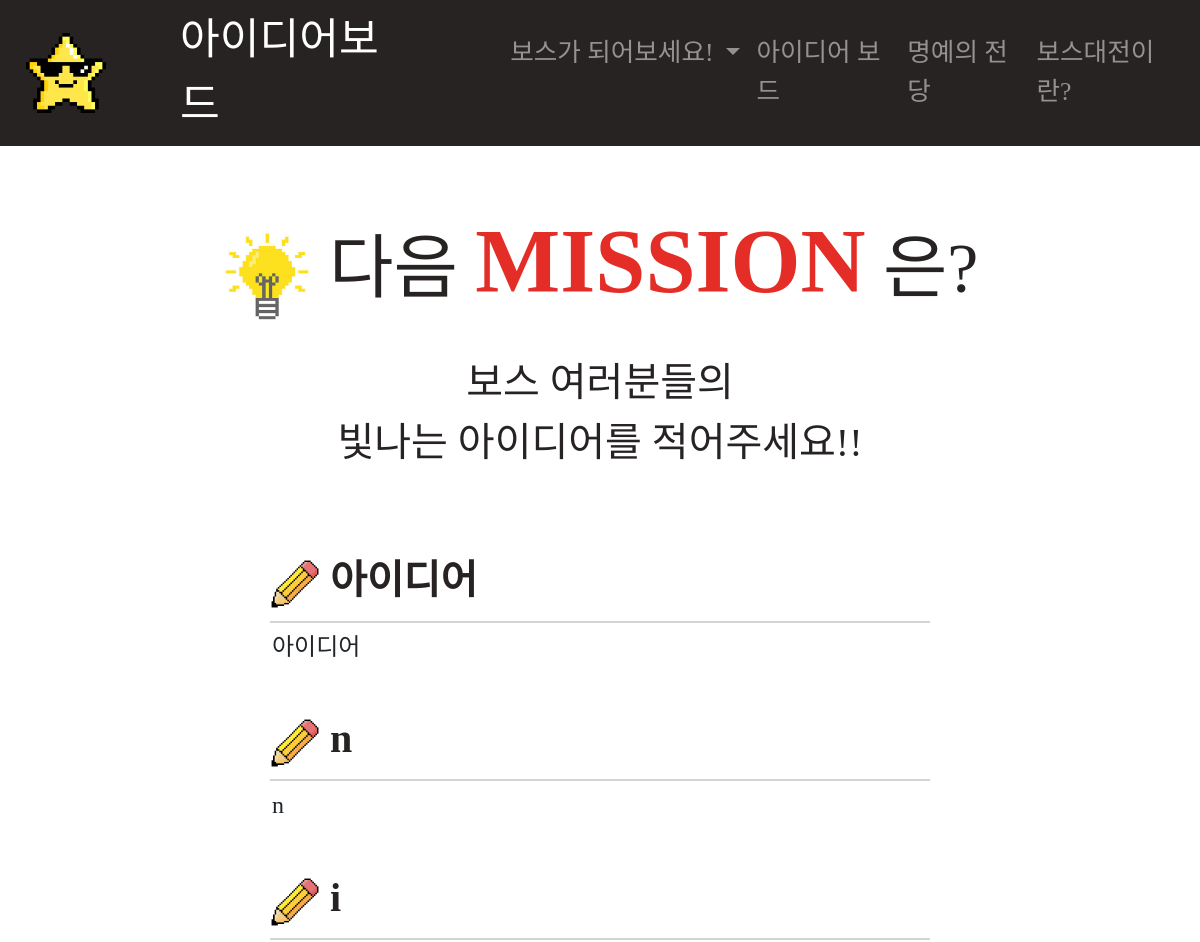
Before: /idea/ (upper part) with the older database file.
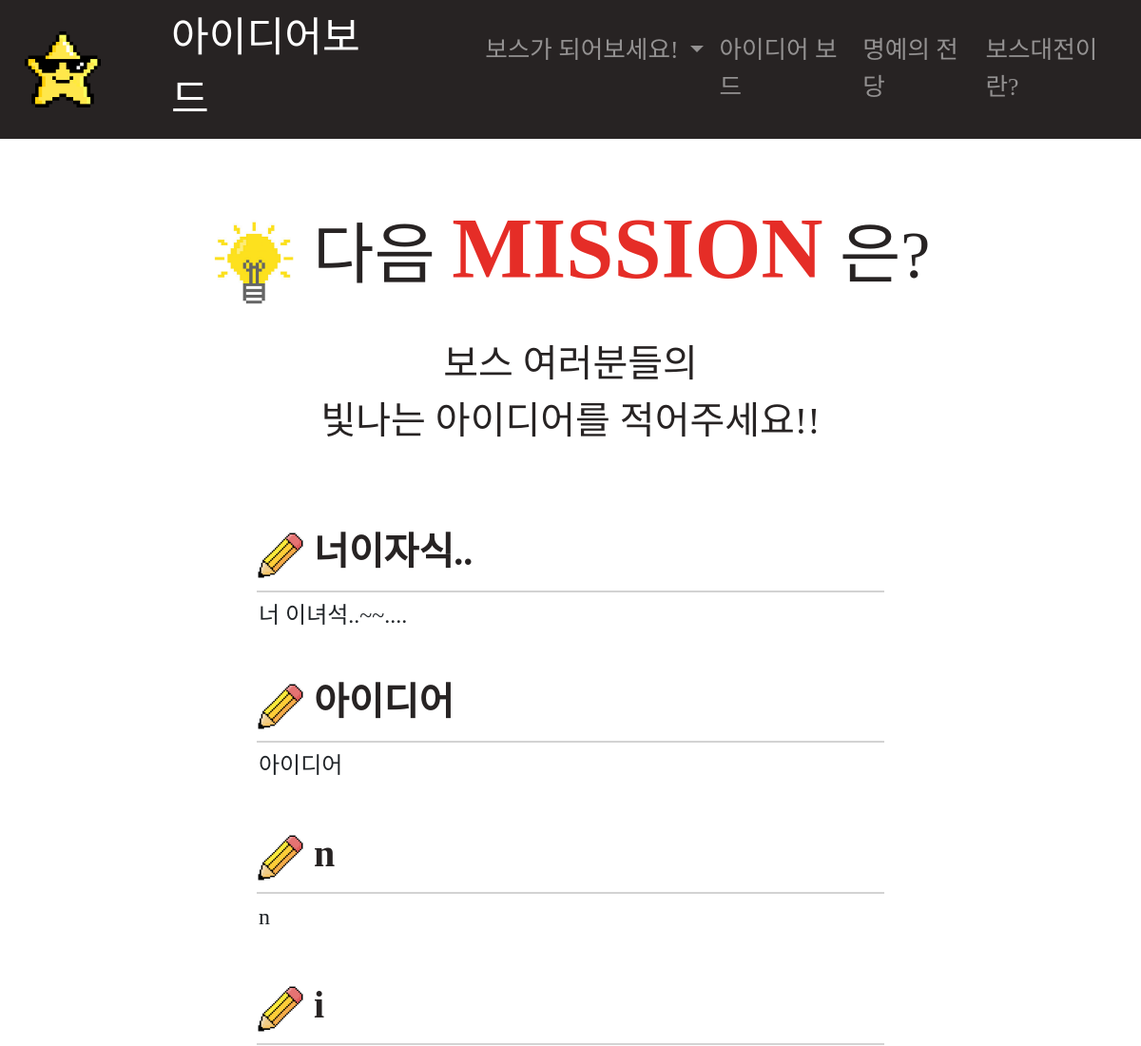
After: the same page with the newer database file.
### idea/models.py (models this page shows, shortened)
class Idea(models.Model):
    whoseidea =  models.ForeignKey(User, related_name='whoseidea', on_delete=models.CASCADE)
    title = models.CharField(max_length=200)
    content = models.TextField()
    created_at = models.DateTimeField(auto_now_add=True)

### idea/views.py (the view)
# urls.py: path('', idea.views.ideaboard, name='ideaboard'),
def ideaboard(request):
    ideas = Idea.objects.all().order_by('-id')
    return render(request,'idea/ideaboard.html',{'ideas':ideas})

### idea/templates/idea/ideaboard.html (shortened to what this page needs)
{% extends "base.html" %}
{% load staticfiles %}
{% block centername %}
아이디어보드
{% endblock centername %}
{% block head %}
    <link rel="stylesheet" type="text/css" href="{% static 'idea/idea_board.css' %}">
{% endblock head %}
{% block content %}
<div align="center">
    <br>
    <div class="title_3"><img src="{% static 'idea/img/light.png' %}" width=90px height=90px> 다음 <span class="title_1">MISSION</span> 은?</div>
    <br>
    <div class="content_1">보스 여러분들의<br>빛나는 아이디어를 적어주세요!!</div>
    <br>
    <br>
    {% for idea in ideas %}
    <div class="idea_container">
        <a href="{% url 'ideashow' idea.id %}"><div class="border_1"><div class="title_2"><div align="left"><img src="{% static 'idea/img/pencil.png' %}" width=50px height=50px>&nbsp{{idea.title}}</div></div></div></a>
        <h4>{{idea.content}}</h4>
    </div>
    {% endfor %}
    <br>
    <br>
</div>
{% endblock content %}

Changed rows visible on the page:
added Idea: title "너이자식..", content "너 이녀석..~~...."
